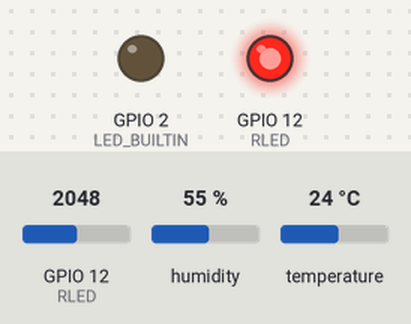
Recording of a sketch running on a simulated ESP32. Shown: output pins drawn as LEDs (lit = HIGH). Inputs (shaded band) come from the test bench; at power-on: GPIO 12 (RLED) = 2048, humidity 55 %, temperature 24 °C. What the sketch prints to the serial monitor is not drawn.

Above: at 28.9 s.
Timing chart, 0 to 73.5 s (numbered marks = the images above):
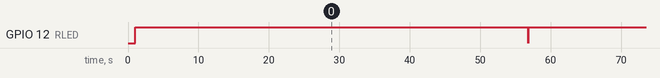

Measured:
- by itself, GPIO 12 (RLED): alternates HIGH for 55.8 s and LOW for 0.03 s

The sketch:

esp-flower-moisture-temp.ino
```cpp
// flowerpot project -- [arduino uno micro controller, dht11 temp/humidity sensor,
// vma303 soil moisture sensor, esp32 dev kit radio component
// IoT with Arduino experimental course -- Haaga-Helia UAS
//28-4-2021 Helsinki, Finland

// dht 11 libraries and variables
#include <DHT.h>
#include <DHT_U.h>
#include "DHT.h"

#define DHTTYPE DHT11
//here we use 14 of ESP32 to read data
#define DHTPIN A14  // the number of the DHT11 sensor pin14 on esp32 dev kit v1


DHT dht(DHTPIN, DHTTYPE); // this is DHT object of type at pin

// following are vma303 variable and pinouts
int GLED = 13; // Wet Indicator at Digital PIN D13
int RLED = 12; // Dry Indicator at Digital PIN D12
int SENSE = 12; // Soil Sensor input at Analog input PIN12 on esp32 devkitv1
int value = 0;
int LED_BUILTIN = 2;

void setup() {
  pinMode (LED_BUILTIN, OUTPUT);
  delay(1000);
  Serial.begin(115200);
  Serial.println();

  dht.begin();
  Serial.println(F("DHT11 initiated!"));
  pinMode(GLED, OUTPUT);
  pinMode(RLED, OUTPUT);
  Serial.println("VMA303 Soil Moisture Sensor initiated!");
  Serial.println("All systems go for launch");
}

void loop() {
   // blink 187 esp subroutine follows
   // this loop does a double blink
   //digitalWrite(LED_BUILTIN, HIGH);
   //delay(337);
   //digitalWrite(LED_BUILTIN, LOW);
   //delay(3337); // waiting period
   //digitalWrite(LED_BUILTIN, HIGH);
   //delay(337);
   //digitalWrite(LED_BUILTIN, LOW);
   //delay(337);

   // Reading temperature or humidity takes about 250 milliseconds!
   // Sensor readings may also be up to 2 seconds 'old' (its a very slow sensor)
   float h = dht.readHumidity();
   // Read temperature as Celsius (the default)
   float t = dht.readTemperature();
   // Read temperature as Fahrenheit (isFahrenheit = true)
   float f = dht.readTemperature(true);

   // Check if any reads failed and exit early (to try again).
   if (isnan(h) || isnan(t) || isnan(f)) {
     Serial.println(F("Failed to read from DHT sensor!"));
     return;
  }

  // Compute heat index in Fahrenheit (the default)
  float hif = dht.computeHeatIndex(f, h);
  // Compute heat index in Celsius (isFahreheit = false)
  float hic = dht.computeHeatIndex(t, h, false);

  Serial.print(F("Humidity: "));
  Serial.print(h);
  Serial.print(F("%  Temperature: "));
  Serial.print(t);
  Serial.print(F("°C "));
  Serial.print(f);
  Serial.print(F("°F  Heat index: "));
  Serial.print(hic);
  Serial.print(F("°C "));
  Serial.print(hif);
  Serial.println(F("°F"));

  value= analogRead(SENSE);
  value= value/10;
  Serial.print("Flowerpot soil moisture: ");
  Serial.print(value);
  Serial.print("\n");

  if(value<50) {
      digitalWrite(GLED, HIGH);
  } else {
      digitalWrite(RLED,HIGH);
   }
   delay(55777);

   digitalWrite(GLED,LOW);
   digitalWrite(RLED, LOW);

}
```
